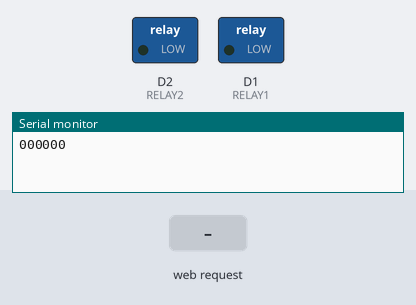
The sketch below on a simulated ESP8266 (NodeMCU). Shown: switched loads named in the sketch (green lamp = pin HIGH), the last lines printed to the serial monitor. Inputs (shaded band) come from the test bench. Storage starts empty.

Above: at 1.2 s.
1.3 s: HTTP request GET /save?msg=1 received
At 2.1 s:
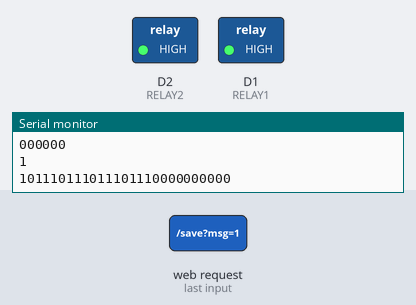
Timing chart, 0 to 10.3 s (numbered marks = the images above; inputs shaded):
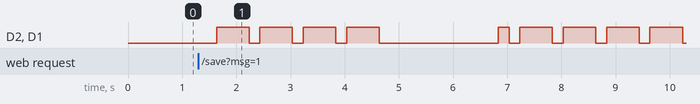

The sketch:

morseporo.ino
```cpp
/*
   Morseporo

   Mikko Pikarinen OH2MP 2018

   https://github.com/oh2mp/morseporo/
*/

#include <ESP8266WiFi.h>
#include <WiFiClient.h>
#include <ESP8266WebServer.h>
#include <DNSServer.h>
#include <FS.h>
#include <Ticker.h>

/* set SSID and password for AP */
#define APSSID "OH99PORO"
#define APPASS "sharkhook"

/* Comment out if you don't need debug info to serial port */
#define USESERIAL 1

/* Generic mapping of NodeMCU pins */
#define D0 16
#define D1 5
#define D2 4
#define D3 0
#define D4 2
#define D5 14
#define D6 12
#define D7 13
#define D8 15
#define D9 3
#define D10 1

/* We use pins D1 and D2 to control two solid state relays. */
#define RELAY1 D1
#define RELAY2 D2

/* Definition of global variables */
File file;
String html;    // index page
String okhtml;  // ok page for save
String message; // contains the message
String morsebin = "111010111010001110111010111000000"; // CQ placeholder
int morseindex = 0;
char *(morse[256]);
ESP8266WebServer server(80); // Listen http
IPAddress apIP(10,0,36,99);  // The IP address of the AP
DNSServer dnsServer;

/* This function is run by timer interrupt and handles the blinking.
   The morse message is encoded to a string containing 0's and 1's and
   depending of it the relays are switched on or off. On every interrupt
   we take next "bit" from the string and control the relays.
   String morsebin contains the "binary" string and morseindex is the
   index where we are going.
*/
void ICACHE_RAM_ATTR morseTimerISR () {
    morseindex++;
    if (morseindex > morsebin.length()) {morseindex = 0;}
    /* If there is "1" then switch on, otherwise switch off. */
    if (morsebin.charAt(morseindex) == 0x31) {
        digitalWrite(RELAY1, HIGH);
        digitalWrite(RELAY2, HIGH);
    } else {
        digitalWrite(RELAY1, LOW);
        digitalWrite(RELAY2, LOW);
    }
    timer1_write(1000000);
}

/* setup */
void setup() {
    /* Initialize morse array */
    for (int i = 0; i < 256; i++) {morse[i] = NULL;}

    morse[(int)'a'] = ".-";
    morse[(int)'b'] = "-...";
    morse[(int)'c'] = "-.-.";
    morse[(int)'d'] = "-..";
    morse[(int)'e'] = ".";
    morse[(int)'f'] = "..-.";
    morse[(int)'g'] = "--.";
    morse[(int)'h'] = "....";
    morse[(int)'i'] = "..";
    morse[(int)'j'] = ".---";
    morse[(int)'k'] = "-.-";
    morse[(int)'l'] = ".-..";
    morse[(int)'m'] = "--";
    morse[(int)'n'] = "-.";
    morse[(int)'o'] = "---";
    morse[(int)'p'] = ".--.";
    morse[(int)'q'] = "--.-";
    morse[(int)'r'] = ".-.";
    morse[(int)'s'] = "...";
    morse[(int)'t'] = "-";
    morse[(int)'u'] = "..-";
    morse[(int)'v'] = "...-";
    morse[(int)'w'] = ".--";
    morse[(int)'x'] = "-..-";
    morse[(int)'y'] = "-.--";
    morse[(int)'z'] = "--..";
    morse[0xE4] = ".-.-";      // ä
    morse[0xF6] = "---.";      // ö
    morse[0xE5] = ".--.-";     // å
    morse[0xFC] = "..--";      // ü

    morse[(int)'1'] = ".----";
    morse[(int)'2'] = "..---";
    morse[(int)'3'] = "...--";
    morse[(int)'4'] = "....-";
    morse[(int)'5'] = ".....";
    morse[(int)'6'] = "-....";
    morse[(int)'7'] = "--...";
    morse[(int)'8'] = "---..";
    morse[(int)'9'] = "----.";
    morse[(int)'0'] = "-----";

    morse[(int)'.'] = ".-.-.-";
    morse[(int)','] = "--..--";
    morse[(int)'?'] = "..--..";
    morse[(int)'/'] = "-..-.";
    morse[(int)'-'] = "-....-";
    morse[0x20] = " ";

    /* Initialize the data pins */
    pinMode(RELAY1, OUTPUT);
    pinMode(RELAY2, OUTPUT);
    digitalWrite(RELAY1, LOW);
    digitalWrite(RELAY2, LOW);

    /* Read the files from SPIFFS into the memory. File message.txt contains the message */
    SPIFFS.begin();
    file = SPIFFS.open("/index.html", "r");
    html = file.readString();
    file.close();
    file = SPIFFS.open("/ok.html", "r");
    okhtml = file.readString();
    file.close();
    file = SPIFFS.open("/message.txt", "r");
    message = file.readString();
    message.toLowerCase();
    message.trim();
    file.close();
    message2morse(); // convert to "binary" string

    /* Start access point */
    WiFi.mode(WIFI_AP);
    WiFi.softAPConfig(apIP, apIP, IPAddress(255, 255, 255, 0));
    WiFi.softAP(APSSID, APPASS);

    /* Start DNS server and set up a captive portal */
    dnsServer.setTTL(300);
    dnsServer.setErrorReplyCode(DNSReplyCode::ServerFailure);
    dnsServer.start(53, "*", apIP);

    /* Initialize timer interrupt */
    timer1_attachInterrupt(morseTimerISR);
    timer1_enable(TIM_DIV16, TIM_EDGE, TIM_SINGLE);
    timer1_write(1000000);

    /* Define the URI's and error handler for web server and start it */
    server.on("/", handleRoot);
    server.on("/save", handleSave);
    server.onNotFound([]() {
        server.sendHeader("Location", "/");
        server.send(200, "text/plain", "QSD QSY");
    });
    server.begin();

    #ifdef USESERIAL
    Serial.begin(115200);
    Serial.println(message);
    Serial.println(morsebin);
    #endif
}

/* This function converts message to "binary" string */
void message2morse() {
    cli(); // Disable interrupts
    morsebin = "";
    /* iterate through message, allow only valid characters and add 3 time unit space to the end */
    for (int i = 0; i < message.length(); i++) {
         int foo = message.charAt(i);
         if (morse[foo]) {
             morsebin += morse[foo];
             morsebin += "000";
         }
    }
    /* replace dots, dashes and spaces to bin patterns */
    morsebin.replace(".","10");
    morsebin.replace("-","1110");
    morsebin.replace(" ","000");
    /* add word space for six time units */
    morsebin += "000000";
    morseindex = 0;
    sei(); // Enable interrupts
}

/* Handle http request for saving the message from the form */
void handleSave() {
    server.sendHeader("Refresh", "3;url=/");
    server.send(200, "text/html; charset=ISO-8859-1", okhtml);

    String oldmessage = message;
    String newmessage = server.arg("msg");
    if (newmessage.length() < 1) {return;} // Don't accept empty message
    /* Trim whitespaces off, truncate message to 256 chars and convert to lowercase */
    newmessage.trim();
    newmessage.remove(256);
    newmessage.toLowerCase();

    /* Iterate through message and add only allowed characters */
    message = "";
    for (int i = 0; i < newmessage.length(); i++) {
         int foo = newmessage.charAt(i);
         if (morse[foo]) {
             message += newmessage.charAt(i);
         }
    }

    /* if message became empty, rollback to old message */
    if (message.length() < 1) {
        message = oldmessage;
        return;
    }

    /* save message to file and convert it to "binary" into the memory */
    file = SPIFFS.open("/message.txt", "w");
    file.print(message);
    file.close();
    message2morse();

    #ifdef USESERIAL
    Serial.println(message);
    Serial.println(morsebin);
    #endif
}

/* Handle http request to root. We use ISO-8859-1 because that we don't need to handle two byte characters like UTF-8 */
void handleRoot() {
    String htmlout = html;
    htmlout.replace("###MESSAGE###", message);

    server.send(200, "text/html; charset=ISO-8859-1", htmlout);
}

/* Main loop. Wait and handle DNS and HTTP requests forever */
void loop() {
    dnsServer.processNextRequest();
    server.handleClient();
}
/* Ei muuta, kiitos hei */
```

Measured:
- after the input at 1.3 s, D2 (RELAY2), D1 (RELAY1): goes 3 × (HIGH 0.60 s, LOW 0.20 s), HIGH 0.60 s, LOW 2.2 s, HIGH 0.20 s, 4 × (LOW 0.20 s, HIGH 0.60 s), then LOW, starting after 0.34 s
